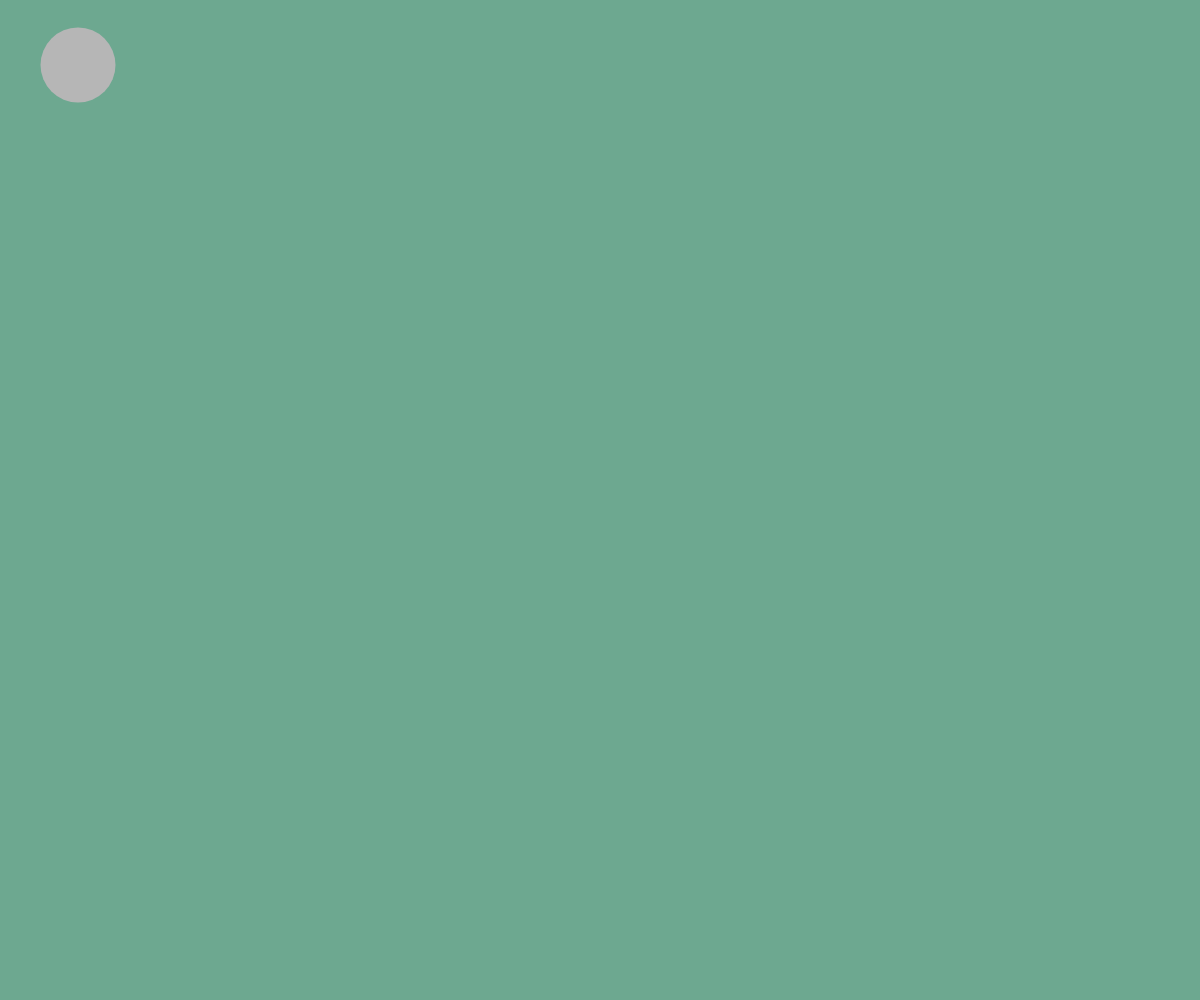
Frame 1 (no input)
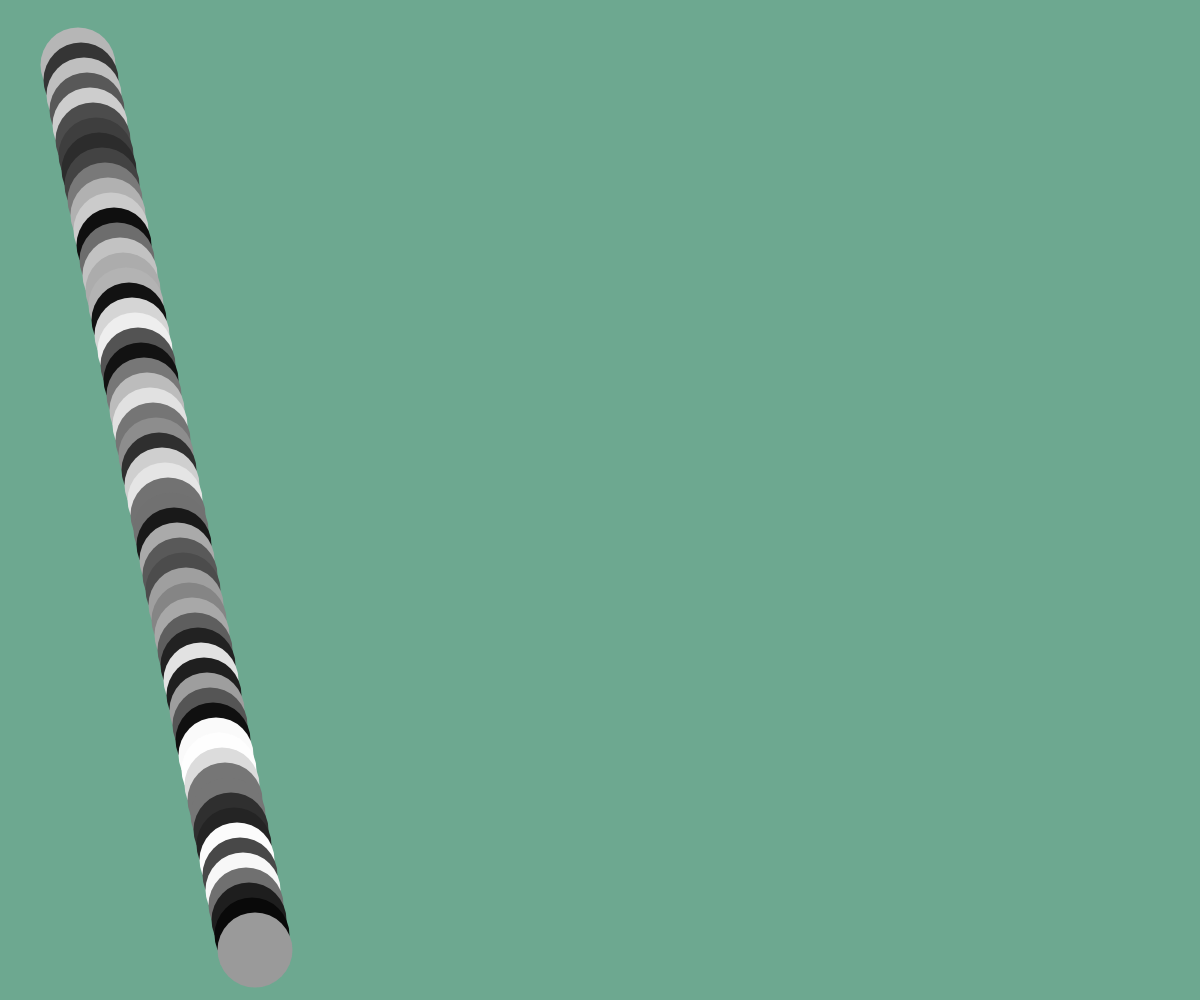
Frame 60 (no input)
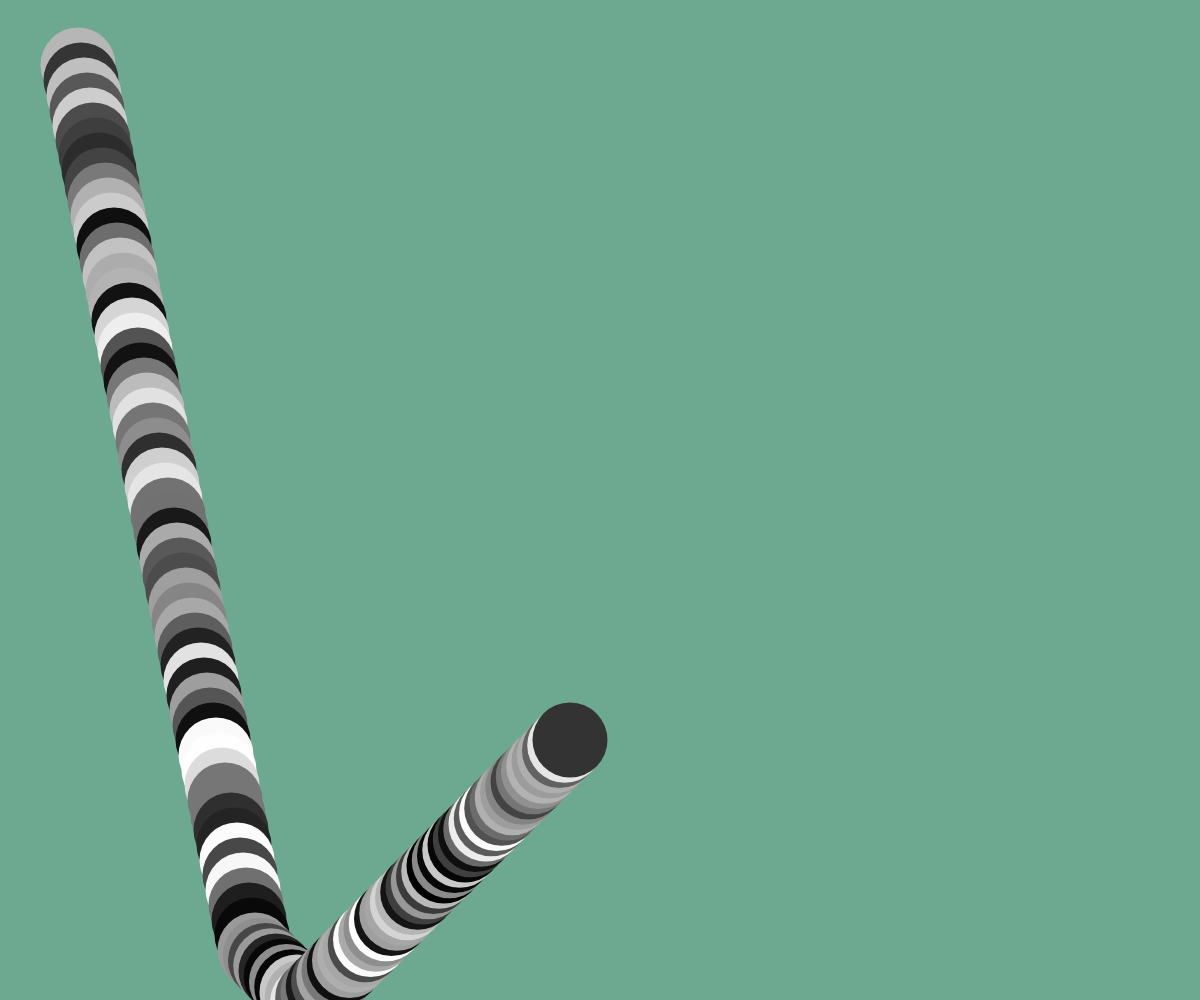
Frame 120 (the mouse pressed at the canvas centre since frame 60)

The p5.js sketch that drew these frames (run headless with seeded random() and noise() and a simulated clock; from frame 60 on, the mouse is pressed at the canvas centre):

// p5.js sketch
// ── sketch.js


var ball = {};
ball.width = 75;
ball.x = 75;
ball.y = 50;
ball.delta_x = 1;
ball.delta_y = 1;
ball.scale_x = 3;
ball.scale_y = 15;

function setup() {
    createCanvas(windowWidth, windowHeight);
    background('rgb(109, 168, 144)');
}



function draw() {

    ball.x += ball.delta_x * ball.scale_x;
    ball.y += ball.delta_y * ball.scale_y;


    if (ball.x >= width || ball.x <= 0) {
        ball.delta_x = -1 * ball.delta_x;
    }
    if (ball.y >= height || ball.y <= 0) {
        ball.delta_y = -1 * ball.delta_y;
    }

    noStroke();
    fill(random(255));
    ellipse(ball.x, ball.y, ball.width, ball.width);
}

function mousePressed() {
    ball.scale_x = map(mouseX, 0, width, 0.5, 10);
    ball.scale_y = map(mouseY, 0, height, 0.5, 10);
}
